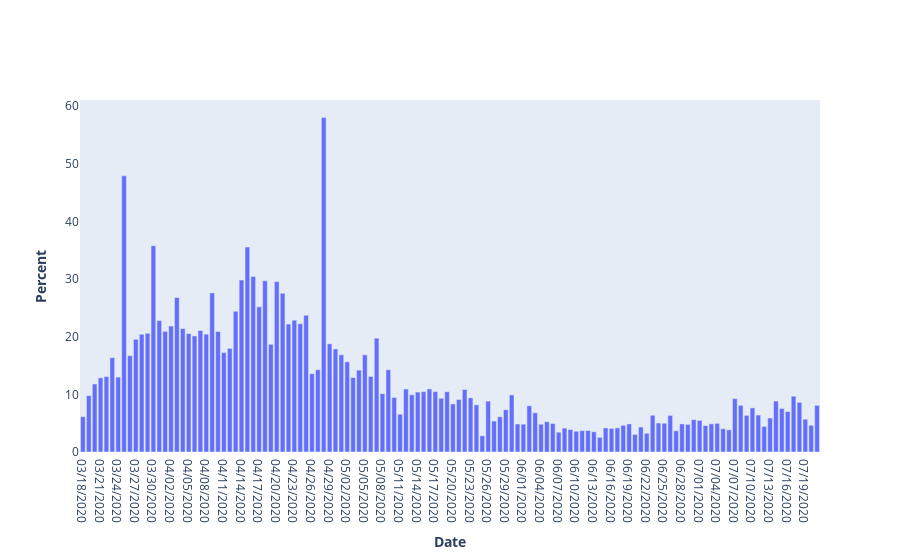

Notebook code cell kept with this figure:
### Code cell
positive_rate = go.Figure(data=[go.Bar(x=covid_change['Date'], y=covid_change['PositiveRate'], name='% Tests that are positive')])
positive_rate.update_yaxes(title_text="<b>Percent</b>", showgrid=False)
positive_rate.update_xaxes(title_text="<b>Date</b>", showgrid=False)
positive_rate.show()
